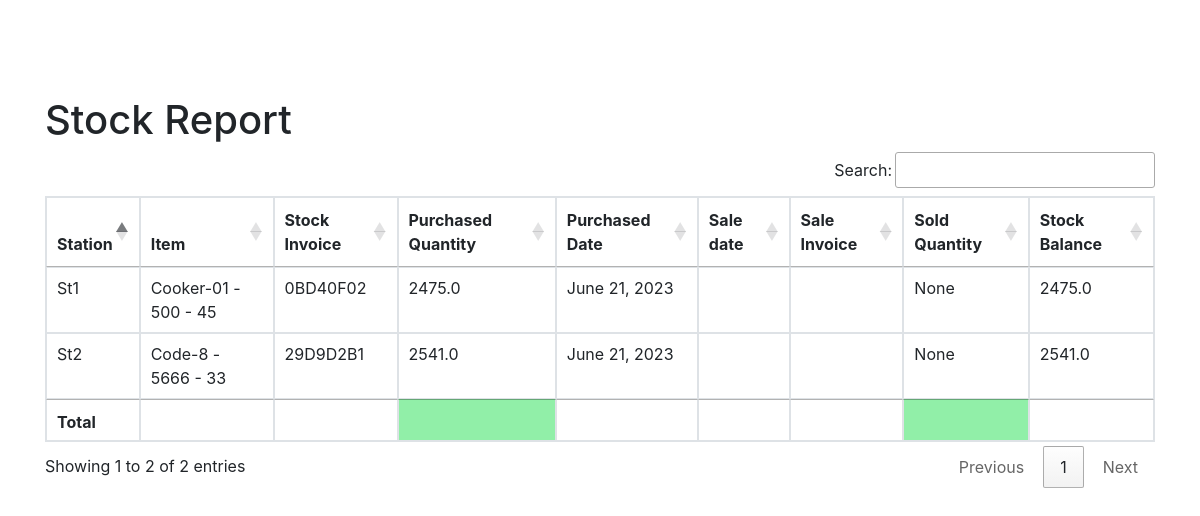
/stock-report/ (signed in), run on the app's committed database.
### station/models.py (models this page shows, shortened)
class Inventory(models.Model):
    gas_station = models.ForeignKey(GasStation, on_delete=models.CASCADE)
    item = models.ForeignKey(Item, on_delete=models.CASCADE)
    stock = models.ForeignKey(Stock_Invoice, on_delete=models.CASCADE, default=0, null=True)
    sale = models.ForeignKey(S_Invoice, on_delete=models.CASCADE, default=0, null=True)
    pur_qty = models.FloatField(default=0, null=True)
    sale_qty = models.FloatField(default=0, null=True)
    total_bal_qty = models.FloatField(default=0)
    class Meta:
        verbose_name_plural = 'جوولەی مەخزەن'

class GasStation(models.Model):
    user = models.ManyToManyField(User)
    station = models.ForeignKey(station, on_delete=models.CASCADE)
    address = models.CharField(max_length=255)
    city = models.CharField(max_length=255)
    state = models.CharField(max_length=2)
    zip_code = models.CharField(max_length=10)
    def __str__(self):
        return str(self.station)
    class Meta:
        verbose_name_plural = 'وێستگەو بەكارهێنەرەكان'

class station(models.Model):
    name = models.CharField(max_length=255)
    def __str__(self):
        return self.name
    class Meta:
        verbose_name_plural = 'وێستگەكان'

class Item(models.Model):
    name = models.CharField(max_length=255)
    price = models.PositiveIntegerField(default=1)
    set_property = models.PositiveIntegerField(default=1)
    production_date = models.DateField(auto_now_add=True)
    expire_date = models.DateField(auto_now_add=True)
    class Meta:
        verbose_name_plural = 'مواد'
    def __str__(self):
        return f"{self.name} - {self.price} - {self.set_property}"

class Stock_Invoice(models.Model):
    invoice_number = models.CharField(max_length=8, unique=True, editable=False)
    created_at = models.DateTimeField(auto_now_add=True)
    class Meta:
        verbose_name_plural = 'زیادكردن بۆ مەخزەن'

### station/views.py (the view)
# urls.py: path('stock-report/', views.stock_report, name='stock_report'),
@login_required()
def stock_report(request):
    if request.user.groups.filter(
            name__in=['Admin', 'Operation', 'Marketing', 'Finance']).exists() or request.user.is_superuser:
        st = Inventory.objects.select_related()
        context = {'st': st}
        return render(request, 'station/reports/stock_report.html', context)
    else:
        message = "You do not have permission to access this page."
        return render(request, 'station/reports/permission_denied.html', {'message': message})

### station/templates/station/reports/stock_report.html (shortened to what this page needs)
{% extends 'station/base.html' %}
{% block content %}
    <h1>Stock Report</h1>
    <table class="table table-bordered" id="stock">
        <thead>
        <tr>
            <th>Station</th>
            <th>Item</th>
            <th>Stock Invoice</th>
            <th>Purchased Quantity</th>
            <th>Purchased Date</th>
            <th>Sale date</th>
            <th>Sale Invoice</th>
            <th>Sold Quantity</th>
            <th>Stock Balance</th>
        </tr>
        </thead>
        <tbody>
        {% for i in st %}
            <tr>
                <td>{{ i.gas_station }}</td>
                <td>{{ i.item }}</td>
                <td>{{ i.stock.invoice_number }}</td>
                <td>{{ i.pur_qty }}</td>
                <td>{{ i.stock.created_at.date }}</td>
                <td>{{ i.sale.sale_invoice_date }}</td>
                <td>{{ i.sale.invoice_number }}</td>
                <td>{{ i.sale_qty }}</td>
                <td>{{ i.total_bal_qty }}</td>
            </tr>
        {% endfor %}
        </tbody>
        <tfoot>
        <th></th>
        <th></th>
        <th></th>
        <th style="background-color: #91efa8"></th>
        <th></th>
        <th></th>
        <th></th>
        <th style="background-color: #91efa8"></th>
        <th></th>
        </tfoot>
    </table>
{% endblock %}

### data on the page
Inventory: gas_station "St1", item "Cooker-01 - 500 - 45", stock.invoice_number "0BD40F02", pur_qty "2475.0", stock.created_at "June 21, 2023", sale_qty "None", total_bal_qty "2475.0"
Inventory: gas_station "St2", item "Code-8 - 5666 - 33", stock.invoice_number "29D9D2B1", pur_qty "2541.0", stock.created_at "June 21, 2023", sale_qty "None", total_bal_qty "2541.0"
